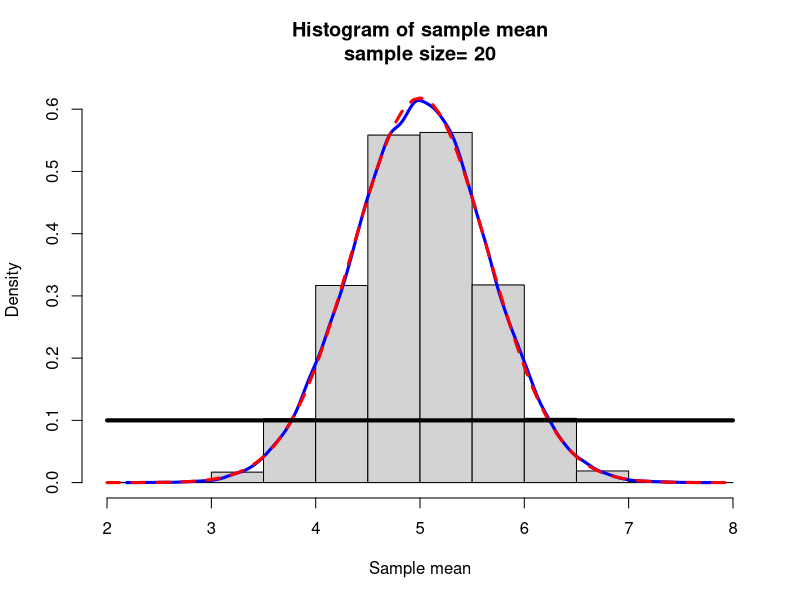

Write the R code that produced this figure.
#' Central Limit Theorem Function
#'
#' @param n Sample size
#' @param iter Number of iterations
#' @param a Lower bound
#' @param b Upper bound
#'
#' @return A list containing:
#'   \item{hist_obj}{The histogram object.}
#'   \item{density_obj}{The density object.}
#' @export
#'
#' @examples
#' mycltu(n = 20, iter = 100000, a = 0, b = 10)
mycltu=function(n,iter,a=0,b=10){
  y=runif(n*iter,a,b)
  data=matrix(y,nr=n,nc=iter,byrow=TRUE)
  w=apply(data,2,mean)
  param=hist(w,plot=FALSE)
  ymax=max(param$density)
  ymax=1.1*ymax
  hist(w,freq=FALSE,  ylim=c(0,ymax), main=paste("Histogram of sample mean",
                                                 "\n", "sample size= ",n,sep=""),xlab="Sample mean")
  lines(density(w),col="Blue",lwd=3)
  curve(dnorm(x,mean=(a+b)/2,sd=(b-a)/(sqrt(12*n))),add=TRUE,col="Red",lty=2,lwd=3)
  curve(dunif(x,a,b),add=TRUE,lwd=4)
}

# Call the function and store the returned objects
result <- mycltu(n = 20, iter = 100000)

# Access the returned objects
histogram <- result$hist_obj
density_curve <- result$density_obj
